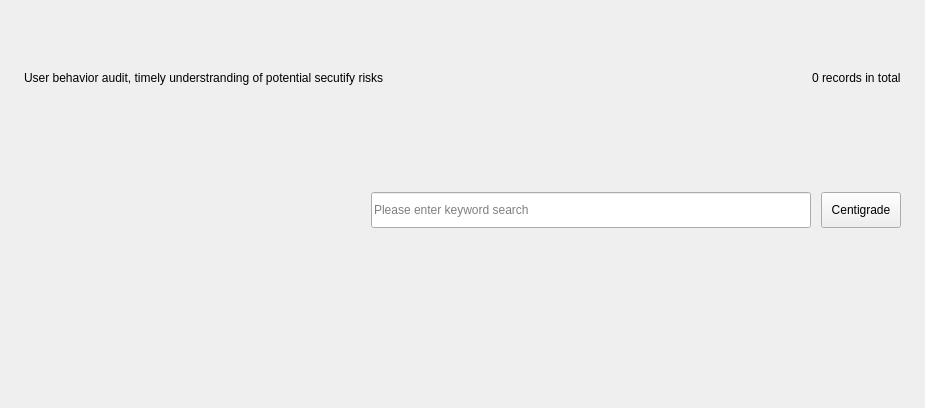
<?xml version="1.0" encoding="UTF-8"?>
<ui version="4.0">
 <class>LogPage</class>
 <widget class="QWidget" name="LogPage">
  <property name="geometry">
   <rect>
    <x>0</x>
    <y>0</y>
    <width>925</width>
    <height>408</height>
   </rect>
  </property>
  <property name="windowTitle">
   <string>Form</string>
  </property>
  <layout class="QVBoxLayout" name="m_mainLayout">
   <property name="spacing">
    <number>10</number>
   </property>
   <property name="leftMargin">
    <number>24</number>
   </property>
   <property name="topMargin">
    <number>16</number>
   </property>
   <property name="rightMargin">
    <number>0</number>
   </property>
   <property name="bottomMargin">
    <number>4</number>
   </property>
   <item>
    <layout class="QHBoxLayout" name="horizontalLayout">
     <property name="rightMargin">
      <number>24</number>
     </property>
     <item>
      <widget class="QLabel" name="label">
       <property name="minimumSize">
        <size>
         <width>420</width>
         <height>0</height>
        </size>
       </property>
       <property name="text">
        <string>User behavior audit, timely understranding of potential secutify risks</string>
       </property>
      </widget>
     </item>
     <item>
      <spacer name="horizontalSpacer">
       <property name="orientation">
        <enum>Qt::Horizontal</enum>
       </property>
       <property name="sizeHint" stdset="0">
        <size>
         <width>40</width>
         <height>20</height>
        </size>
       </property>
      </spacer>
     </item>
     <item>
      <widget class="QLabel" name="m_tips">
       <property name="text">
        <string>0 records in total</string>
       </property>
      </widget>
     </item>
    </layout>
   </item>
   <item>
    <widget class="QWidget" name="m_controlLine" native="true">
     <layout class="QHBoxLayout" name="horizontalLayout_2">
      <property name="spacing">
       <number>10</number>
      </property>
      <property name="leftMargin">
       <number>0</number>
      </property>
      <property name="topMargin">
       <number>0</number>
      </property>
      <property name="rightMargin">
       <number>24</number>
      </property>
      <property name="bottomMargin">
       <number>0</number>
      </property>
      <item>
       <widget class="KS::DatePickButton" name="m_calendarButton" native="true">
        <property name="minimumSize">
         <size>
          <width>252</width>
          <height>36</height>
         </size>
        </property>
       </widget>
      </item>
      <item>
       <spacer name="spacer">
        <property name="orientation">
         <enum>Qt::Horizontal</enum>
        </property>
        <property name="sizeHint" stdset="0">
         <size>
          <width>40</width>
          <height>20</height>
         </size>
        </property>
       </spacer>
      </item>
      <item>
       <widget class="QLineEdit" name="m_search">
        <property name="sizePolicy">
         <sizepolicy hsizetype="Fixed" vsizetype="Fixed">
          <horstretch>0</horstretch>
          <verstretch>0</verstretch>
         </sizepolicy>
        </property>
        <property name="minimumSize">
         <size>
          <width>440</width>
          <height>36</height>
         </size>
        </property>
        <property name="maximumSize">
         <size>
          <width>440</width>
          <height>36</height>
         </size>
        </property>
        <property name="placeholderText">
         <string>Please enter keyword search</string>
        </property>
       </widget>
      </item>
      <item>
       <widget class="QPushButton" name="m_centigrade">
        <property name="sizePolicy">
         <sizepolicy hsizetype="Fixed" vsizetype="Fixed">
          <horstretch>0</horstretch>
          <verstretch>0</verstretch>
         </sizepolicy>
        </property>
        <property name="minimumSize">
         <size>
          <width>72</width>
          <height>36</height>
         </size>
        </property>
        <property name="text">
         <string>Centigrade</string>
        </property>
       </widget>
      </item>
     </layout>
    </widget>
   </item>
   <item>
    <widget class="KS::Log::LogTable" name="m_logTable" native="true"/>
   </item>
  </layout>
 </widget>
 <customwidgets>
  <customwidget>
   <class>KS::Log::LogTable</class>
   <extends>QWidget</extends>
   <header>src/ui/log/table.h</header>
   <container>1</container>
  </customwidget>
  <customwidget>
   <class>KS::DatePickButton</class>
   <extends>QWidget</extends>
   <header>src/ui/common/date-picker/date-pick-button.h</header>
   <container>1</container>
  </customwidget>
 </customwidgets>
 <resources/>
 <connections/>
</ui>
